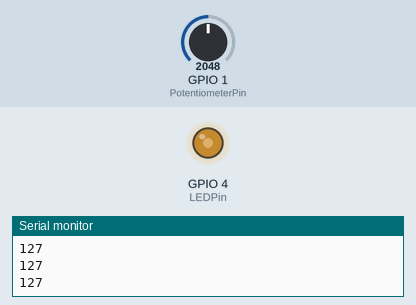
Simulated run of this sketch. Board: ESP32. Shown: output pins drawn as LEDs (lit = HIGH), the last lines printed to the serial monitor. The test bench sets the inputs (shaded band); at power-on: GPIO 1 (PotentiometerPin) = 2048.

Above: at 1.2 s.
1.3 s: GPIO 1 (PotentiometerPin) set to 2866
At 2.1 s:
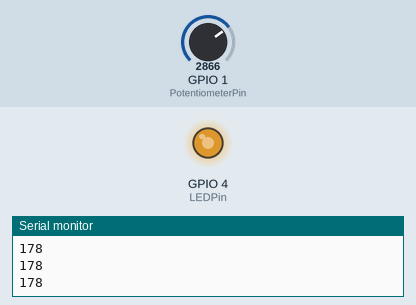
2.8 s: GPIO 1 (PotentiometerPin) set to 3603
At 3.2 s:
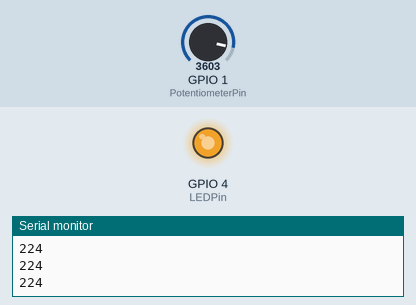
4.3 s: GPIO 1 (PotentiometerPin) set to 491
At 5.5 s:
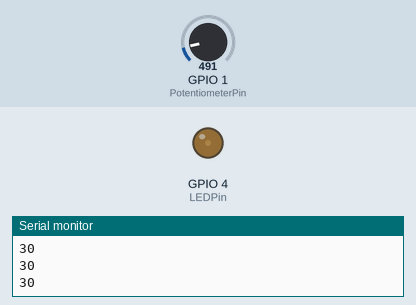
5.8 s: GPIO 1 (PotentiometerPin) set to 0
At 6.7 s:
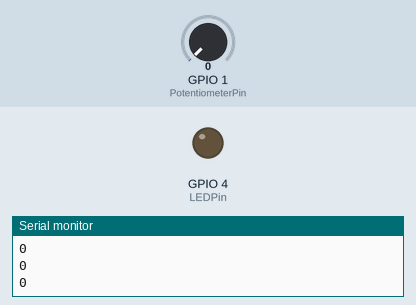
7.3 s: GPIO 1 (PotentiometerPin) set to 2047
At 7.9 s:
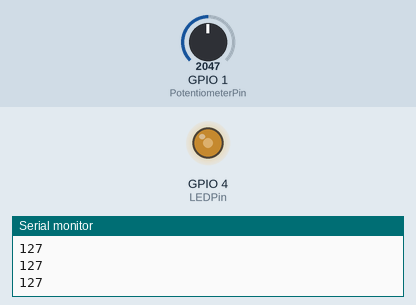
Timing chart, 0 to 9.8 s (numbered marks = the images above; inputs shaded):
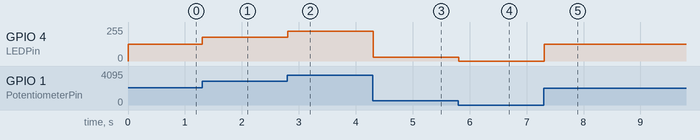

The sketch:

MEAM5100_lab4.1.2.ino
```cpp
#define LED_channel 0 // use first of 6 channels
#define LED_freq 5  //LED frequency
#define LED_resolution_bits 14 //LED resolution in bits
#define LED_resolution ((1<<LED_resolution_bits)-1)

int value, value_map;
const int PotentiometerPin = 1;  // GPIO pin for the potentiometer
const int LEDPin = 4;     // GPIO pin for the LED

void ledcAnalogWrite(uint8_t channel, uint32_t value, uint32_t valueMax = 255) {
  uint32_t duty = LED_resolution * min(value, valueMax) / valueMax;
  ledcWrite(channel, duty); // write duty to LEDC
}

void setup() {
  Serial.begin(9600);
  pinMode(PotentiometerPin, INPUT_PULLUP);  // Enable internal pull-up resistor for the switch
  ledcSetup(LED_channel, LED_freq, LED_resolution_bits); // setup LED pin
  ledcAttachPin(LEDPin, LED_channel);
}

void loop() {
  value = analogRead(PotentiometerPin); //read from potentiometer output
  value_map = map(value,0 , 4095, 0, 255);
  Serial.println(value_map);  //print value to check the range
  ledcAnalogWrite(LED_channel, value_map);  //write to LED
}
```

Measured:
- after the input at 1.3 s, GPIO 4 (LEDPin): 127/255 → 178/255 at once
- after the input at 2.8 s, GPIO 4 (LEDPin): 178/255 → 224/255 at once
- after the input at 4.3 s, GPIO 4 (LEDPin): 224/255 → 30/255 at once
- after the input at 5.8 s, GPIO 4 (LEDPin): 30/255 → 0/255 at once
- after the input at 7.3 s, GPIO 4 (LEDPin): 0/255 → 127/255 at once
